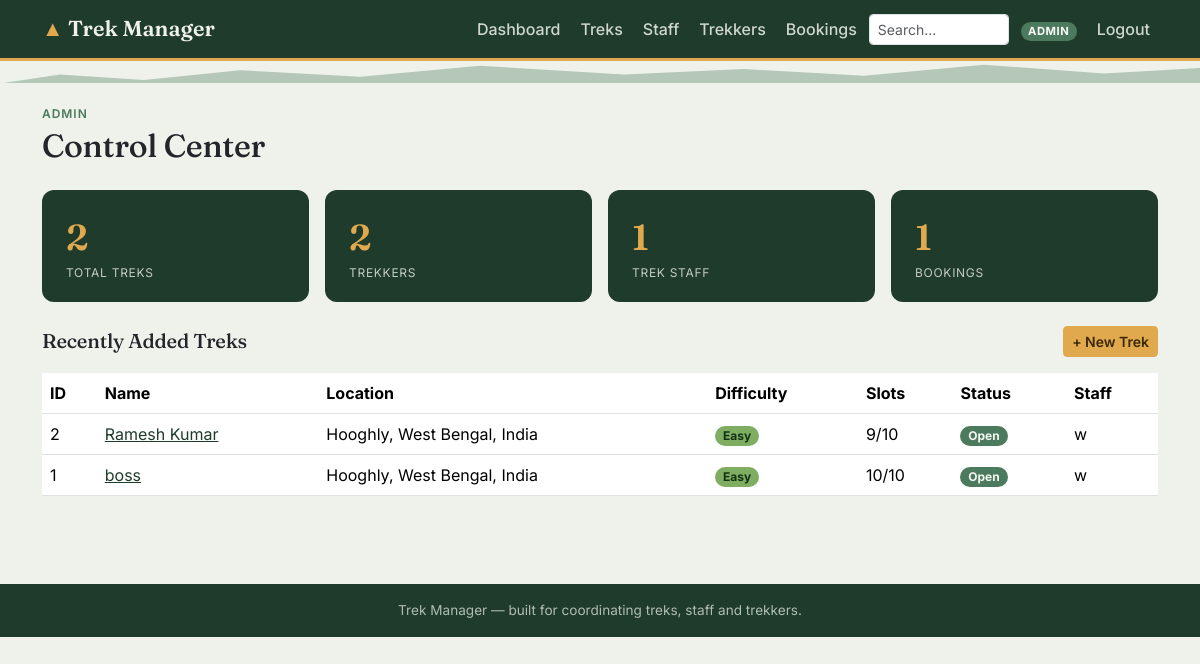
The page /admin/dashboard (signed in) on the database its author committed.
### models.py (models this page shows, shortened)
class User(UserMixin, db.Model):
    __tablename__ = "users"
    id = db.Column(db.Integer, primary_key=True)
    name = db.Column(db.String(120), nullable=False)
    email = db.Column(db.String(150), unique=True, nullable=False, index=True)
    phone = db.Column(db.String(20))
    password_hash = db.Column(db.String(255), nullable=False)
    role = db.Column(db.String(20), nullable=False)  # admin / staff / trekker
    status = db.Column(db.String(20), nullable=False, default=STATUS_ACTIVE)
    created_at = db.Column(db.DateTime, default=datetime.utcnow)
    assigned_treks = db.relationship(
        "Trek", backref="staff", lazy=True, foreign_keys="Trek.assigned_staff_id"
    )
    bookings = db.relationship(
        "Booking", backref="trekker", lazy=True, foreign_keys="Booking.user_id"
    )
    @property
    def is_admin(self):
        return self.role == ROLE_ADMIN

class Trek(db.Model):
    __tablename__ = "treks"
    id = db.Column(db.Integer, primary_key=True)
    name = db.Column(db.String(150), nullable=False)
    location = db.Column(db.String(150), nullable=False)
    difficulty = db.Column(db.String(20), nullable=False, default="Easy")
    duration_days = db.Column(db.Integer, nullable=False, default=1)
    total_slots = db.Column(db.Integer, nullable=False, default=10)
    available_slots = db.Column(db.Integer, nullable=False, default=10)
    assigned_staff_id = db.Column(db.Integer, db.ForeignKey("users.id"), nullable=True)
    status = db.Column(db.String(20), nullable=False, default=TREK_PENDING)
    start_date = db.Column(db.Date, nullable=True)
    end_date = db.Column(db.Date, nullable=True)
    description = db.Column(db.Text, default="")
    created_at = db.Column(db.DateTime, default=datetime.utcnow)
    bookings = db.relationship(
        "Booking", backref="trek", lazy=True, cascade="all, delete-orphan"
    )

### admin.py (the view)
@admin_bp.route("/dashboard")
@login_required
@admin_required
def dashboard():
    total_treks = Trek.query.count()
    total_users = User.query.filter_by(role=ROLE_TREKKER).count()
    total_staff = User.query.filter_by(role=ROLE_STAFF).count()
    total_bookings = Booking.query.count()
    pending_staff = User.query.filter_by(role=ROLE_STAFF, status=STATUS_PENDING).count()
    recent_treks = Trek.query.order_by(Trek.created_at.desc()).limit(5).all()
    return render_template(
        "admin/dashboard.html",
        total_treks=total_treks,
        total_users=total_users,
        total_staff=total_staff,
        total_bookings=total_bookings,
        pending_staff=pending_staff,
        recent_treks=recent_treks,
    )

### admin.py (called while the page is built)
def admin_required(view):
    @wraps(view)
    def wrapped(*args, **kwargs):
        if not current_user.is_authenticated or not current_user.is_admin:
            abort(403)
        return view(*args, **kwargs)
    return wrapped

### templates/admin/dashboard.html (shortened to what this page needs)
{% extends "base.html" %}
{% from "partials/_badges.html" import status_badge, difficulty_badge %}
{% block content %}
<p class="section-label mb-1">Admin</p>
<h2 class="display-title mb-4">Control Center</h2>
<div class="row g-3 mb-4">
  <div class="col-6 col-md-3">
    <div class="stat-card">
      <div class="stat-value">{{ total_treks }}</div>
      <div class="stat-label">Total Treks</div>
    </div>
  </div>
  <div class="col-6 col-md-3">
    <div class="stat-card">
      <div class="stat-value">{{ total_users }}</div>
      <div class="stat-label">Trekkers</div>
    </div>
  </div>
  <div class="col-6 col-md-3">
    <div class="stat-card">
      <div class="stat-value">{{ total_staff }}</div>
      <div class="stat-label">Trek Staff</div>
    </div>
  </div>
  <div class="col-6 col-md-3">
    <div class="stat-card">
      <div class="stat-value">{{ total_bookings }}</div>
      <div class="stat-label">Bookings</div>
    </div>
  </div>
</div>
<div class="d-flex justify-content-between align-items-center mt-4 mb-3">
  <h5 class="mb-0">Recently Added Treks</h5>
  <a href="{{ url_for('admin.trek_new') }}" class="btn btn-amber btn-sm">+ New Trek</a>
</div>
<div class="table-responsive">
  <table class="table table-trek align-middle bg-white">
    <thead>
      <tr><th>ID</th><th>Name</th><th>Location</th><th>Difficulty</th><th>Slots</th><th>Status</th><th>Staff</th></tr>
    </thead>
    <tbody>
      {% for trek in recent_treks %}
      <tr>
        <td>{{ trek.id }}</td>
        <td><a href="{{ url_for('admin.trek_edit', trek_id=trek.id) }}">{{ trek.name }}</a></td>
        <td>{{ trek.location }}</td>
        <td>{{ difficulty_badge(trek.difficulty) }}</td>
        <td>{{ trek.available_slots }}/{{ trek.total_slots }}</td>
        <td>{{ status_badge(trek.status) }}</td>
        <td>{{ trek.staff.name if trek.staff else '—' }}</td>
      </tr>
      {% else %}
      <tr><td colspan="7" class="text-center text-muted py-3">No treks yet.</td></tr>
      {% endfor %}
    </tbody>
  </table>
</div>
{% endblock %}

### templates/base.html (shortened to what this page needs)
<!DOCTYPE html>
<html lang="en">
<head>
  <link href="https://cdn.jsdelivr.net/npm/bootstrap@5.3.2/dist/css/bootstrap.min.css" rel="stylesheet">
  <link rel="stylesheet" href="{{ url_for('static', filename='css/style.css') }}">
</head>
<body>
<nav class="navbar navbar-expand-lg navbar-trek">
  <div class="container">
    <a class="navbar-brand" href="{{ url_for('index') }}">
      <span class="peak">&#9650;</span> Trek Manager
    </a>
    <div class="collapse navbar-collapse" id="navMain">
      <ul class="navbar-nav ms-auto align-items-lg-center gap-lg-1">
        {% if current_user.is_authenticated %}
          {% if current_user.is_admin %}
            <li class="nav-item"><a class="nav-link" href="{{ url_for('admin.dashboard') }}">Dashboard</a></li>
            <li class="nav-item"><a class="nav-link" href="{{ url_for('admin.treks') }}">Treks</a></li>
            <li class="nav-item"><a class="nav-link" href="{{ url_for('admin.staff_list') }}">Staff</a></li>
            <li class="nav-item"><a class="nav-link" href="{{ url_for('admin.users_list') }}">Trekkers</a></li>
            <li class="nav-item"><a class="nav-link" href="{{ url_for('admin.bookings') }}">Bookings</a></li>
            <li class="nav-item">
              <form class="d-flex" role="search" action="{{ url_for('admin.search') }}" method="get">
                <input class="form-control form-control-sm" type="search" name="q" placeholder="Search..." style="width: 140px;">
              </form>
            </li>
          {% elif current_user.is_staff %}
            <li class="nav-item"><a class="nav-link" href="{{ url_for('staff.dashboard') }}">My Treks</a></li>
          {% endif %}
          <li class="nav-item ms-lg-2">
            <span class="badge badge-role rounded-pill">{{ current_user.role }}</span>
          </li>
          <li class="nav-item ms-lg-2">
            <a class="nav-link" href="{{ url_for('auth.logout') }}">Logout</a>
          </li>
        {% endif %}
      </ul>
    </div>
  </div>
</nav>
<div class="elevation-rule"></div>
<main class="container py-4">
  {% block content %}{% endblock %}
</main>
<footer class="site-footer py-3 mt-5">
  <div class="container text-center">
    Trek Manager &mdash; built for coordinating treks, staff and trekkers.
  </div>
</footer>
</body>
</html>

### templates/partials/_badges.html
{% macro status_badge(status) -%}
  {%- set cls = {
    'Pending': 'badge-status-pending',
    'Approved': 'badge-status-approved',
    'Open': 'badge-status-open',
    'Closed': 'badge-status-closed',
    'Completed': 'badge-status-completed',
    'Active': 'badge-status-active',
    'Blacklisted': 'badge-status-blacklisted',
    'Booked': 'badge-status-open',
    'Cancelled': 'badge-status-blacklisted',
  }.get(status, 'badge-status-pending') -%}
  <span class="badge {{ cls }} rounded-pill">{{ status }}</span>
{%- endmacro %}
{% macro difficulty_badge(difficulty) -%}
  {%- set cls = {
    'Easy': 'badge-easy',
    'Moderate': 'badge-moderate',
    'Hard': 'badge-hard',
  }.get(difficulty, 'badge-easy') -%}
  <span class="badge {{ cls }} rounded-pill">{{ difficulty }}</span>
{%- endmacro %}

### static/css/style.css (style rules this page uses)
:root { --forest: #1f3b2c; --forest-dark: #142a1e; --moss: #4c7a5e; --glacier: #6fa8b8; --amber: #e0a94e; --stone: #eef2ea; --stone-dark: #dfe6da; --charcoal: #23252a; --paper: #fbfbf8; }
body { background-color: var(--stone); color: var(--charcoal); font-family: 'Inter', -apple-system, BlinkMacSystemFont, sans-serif; }
h1, h2, h3, h4, h5, .display-title, .brand-mark { font-family: 'Fraunces', Georgia, serif; letter-spacing: -0.01em; }
.navbar-trek { background: var(--forest); border-bottom: 3px solid var(--amber); }
.navbar-trek .navbar-brand { font-family: 'Fraunces', serif; font-weight: 600; color: var(--stone) !important; font-size: 1.35rem; }
.navbar-trek .navbar-brand .peak { color: var(--amber); }
.navbar-trek .nav-link { color: rgba(238, 242, 234, 0.85) !important; font-weight: 500; }
.navbar-trek .badge-role { background: var(--moss); color: var(--paper); font-size: 0.7rem; letter-spacing: 0.05em; text-transform: uppercase; }
.elevation-rule { height: 22px; width: 100%; background-image: repeating-linear-gradient( 100deg, transparent 0, transparent 18px, var(--moss) 18px, var(--moss) 20px ); opacity: 0.35; clip-path: polygon(0 100%, 5% 60%, 12% 85%, 20% 40%, 30% 70%, 40% 20%, 52% 60%, 62% 35%, 72% 65%, 82% 15%, 92% 55%, 100% 30%, 100% 100%); background-color: var(--moss); margin-bottom: -2px; }
.stat-card { background: var(--forest); color: var(--paper); border-radius: 12px; padding: 1.25rem 1.5rem; position: relative; overflow: hidden; }
.stat-card .stat-value { font-family: 'Fraunces', serif; font-size: 2.25rem; font-weight: 600; color: var(--amber); }
.stat-card .stat-label { text-transform: uppercase; letter-spacing: 0.06em; font-size: 0.75rem; color: rgba(251, 251, 248, 0.75); }
.badge-easy { background: #7fae63; color: #133014; }
.badge-status-open { background: var(--moss); color: #f2f7ef; }
.btn-amber { background: var(--amber); border-color: var(--amber); color: #3a2703; font-weight: 600; }
.site-footer { background: var(--forest); color: rgba(238, 242, 234, 0.7); font-size: 0.85rem; }
.section-label { text-transform: uppercase; letter-spacing: 0.08em; font-size: 0.75rem; color: var(--moss); font-weight: 600; }
a { color: var(--forest); }
.table-trek thead { background: var(--forest); color: var(--paper); }

### rows shown on the page
User: role "ADMIN"
Trek: id "2", name "Ramesh Kumar", location "Hooghly, West Bengal, India", difficulty "Easy", available_slots "9", total_slots "10", status "Open", staff "w"
Trek: id "1", name "boss", location "Hooghly, West Bengal, India", difficulty "Easy", available_slots "10", total_slots "10", status "Open", staff "w"

### other values the page prints
{{ total_treks }} "2"
{{ total_users }} "2"
{{ total_staff }} "1"
{{ total_bookings }} "1"
